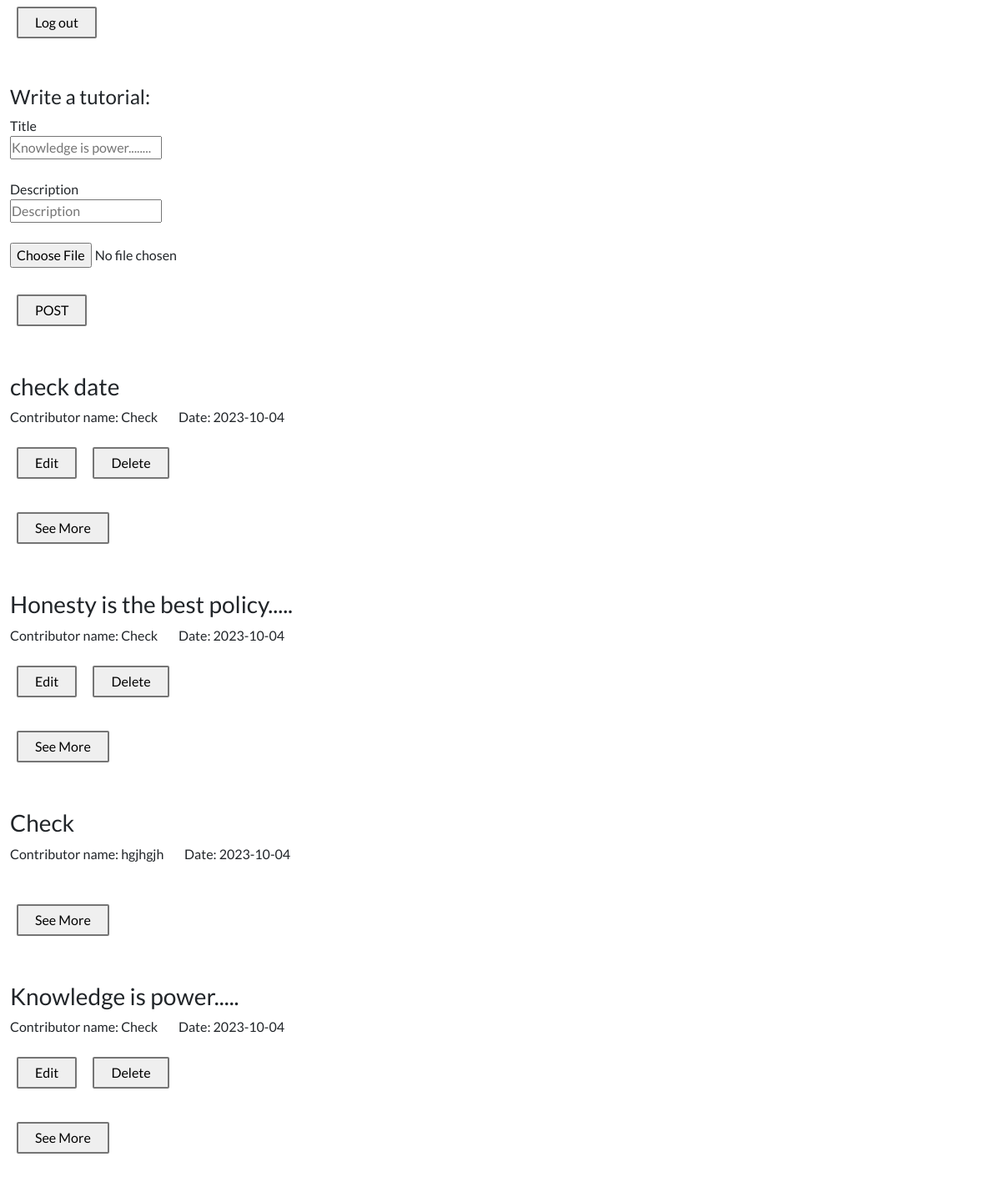
The page /home.php (signed in) on the database as committed earlier.
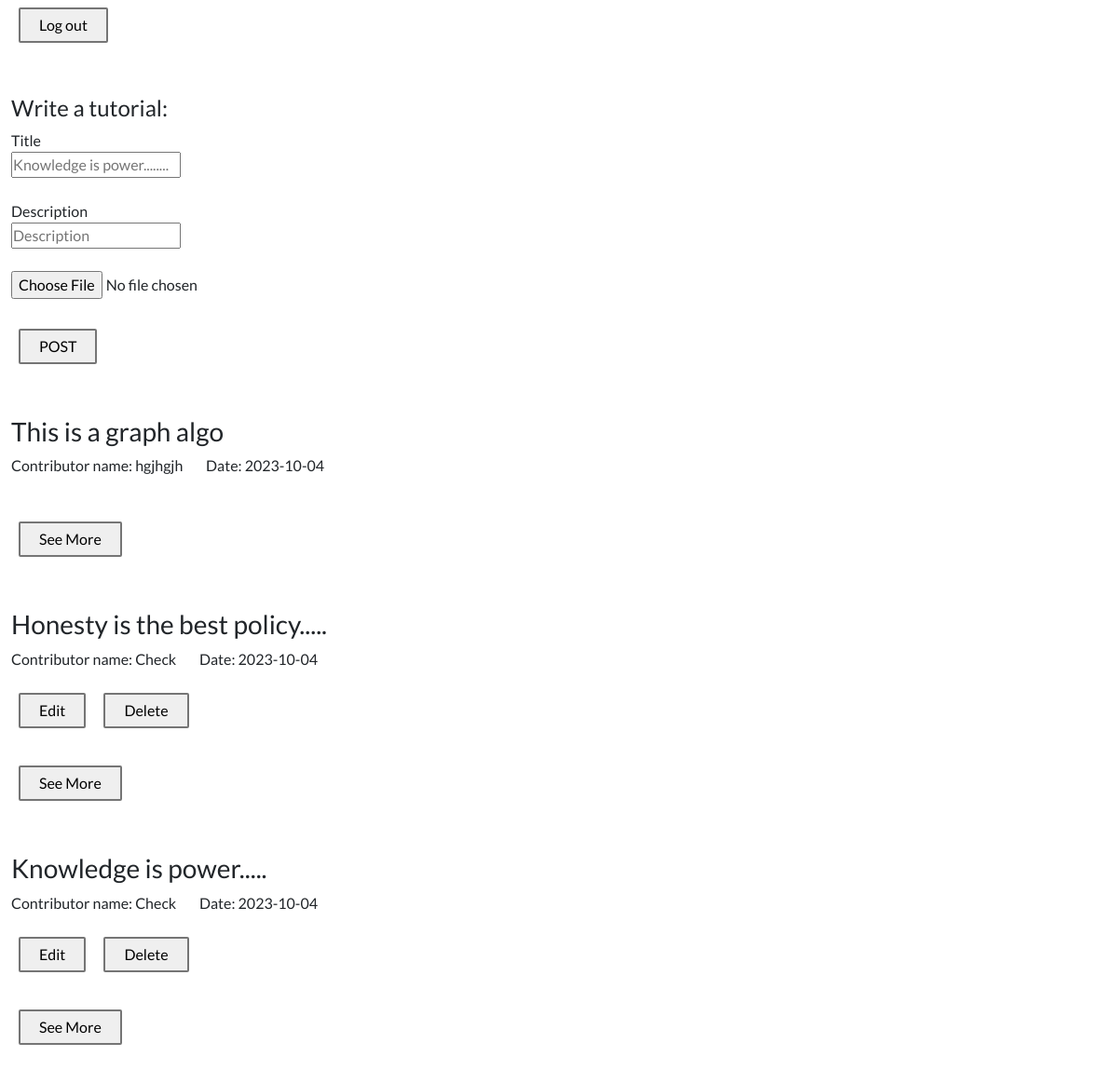
The same page on the database as committed later.
### tables this page shows
CREATE TABLE `posts` (
  `pId` int(11) NOT NULL,
  `cId` int(11) NOT NULL,
  `title` varchar(255) DEFAULT NULL,
  `content` varchar(255) NOT NULL,
  `modDate` date DEFAULT NULL,
  `img` varchar(255) DEFAULT NULL
);

CREATE TABLE `contributorList` (
  `cId` int(11) NOT NULL,
  `cNama` varchar(255) NOT NULL,
  `cEmail` varchar(255) NOT NULL,
  `cPass` varchar(255) NOT NULL
);

### home.php (the view, shortened to what this page needs)
<!DOCTYPE html>
<html lang="en">
<head>
    <link rel="stylesheet" href="./css/style.css">
    <link rel="stylesheet" href="./css/bootstrap.min.css">
    <link rel="stylesheet" href="./fontawesome-free-6.4.2-web/css/all.css">
</head>
<body>
    <div class="container-fluid">
<?php
if($_SESSION['cId']!=0){ ?>
    <form action="includes/logout.include.php">
        <button id = "main-btn">Log out</button>
    </form><br><br>
    <form  action="includes/addPost.include.php" method="POST" enctype="multipart/form-data">
        <h4>Write a tutorial:</h4>
        <label>Title</label><br>
        <input type="text" name="title" placeholder="Knowledge is power........">
        <br><br>
        <label>Description</label><br>
        <input type="text" name="content" placeholder="Description">
        <br><br>
        <input type="file" name="img"><br><br>
        <button id = "main-btn">POST</button><br><br>
    </form>
    <?php
    }
    else{
        ?>
        <form action="login.php">
            <button id = "main-btn">Log In</button>
        </form><br><br>
        <?php
    }
?>
  <?php
    include 'config.php';
    $res=mysqli_query($conn, "SELECT * FROM `posts` ORDER BY `pId` DESC");
    while($blogs=mysqli_fetch_assoc($res)){
        $tempCId=$blogs['cId'];
        $temp=mysqli_query($conn, "SELECT * FROM `contributorList` where `cId` = $tempCId;");
        $contributor=mysqli_fetch_assoc($temp);
        ?>
        <h3><?php echo $blogs['title']?></h3>
        <p>Contributor name: <?php echo $contributor['cNama']?> &nbsp;&nbsp;&nbsp;&nbsp;&nbsp;&nbsp; Date: <?php echo $blogs['modDate']?></p>
        <?php
            if($blogs['cId']==$_SESSION['cId']){
            ?>
                <div style="display:flex">
                    <form action="editPost.php" method="post">
                        <button id = "main-btn" name="pId" value="<?php echo $blogs['pId']?>">Edit</button>
                    </form>
                    <form action="delete.php" method="post">
                        <button id = "main-btn" name="pId" value="<?php echo $blogs['pId']?>">Delete</button>
                    </form>
                </div>
            <?php
            }
        ?>
        <br>
        <form action="comment.php" method="post">
            <button id = "main-btn" name="pId" value="<?php echo $blogs['pId']?>">See More</button>
        </form>
        <br><br>
        <?php
    }
  ?>
    </div>
</body>
</html>

### css/style.css (style rules this page uses)
* { margin: 0; padding: 0; }
body { font-family: 'Lato', sans-serif !important; }
#main-btn { margin: 0.5rem; padding: 5px 20px; display: flex; border: 2px solid #757575 !important; border-radius: 2px; }

Rows that differ between the two databases and show on the page:
removed posts: title "check date", cId.cNama "Check", modDate "2023-10-04", $blogs['pId'] 5 (drawn)
removed posts: title "Check", cId.cNama "hgjhgjh", modDate "2023-10-04", $blogs['pId'] 3 (drawn)
added posts: title "This is a graph algo", cId.cNama "hgjhgjh", modDate "2023-10-04", $blogs['pId'] 17 (drawn)
